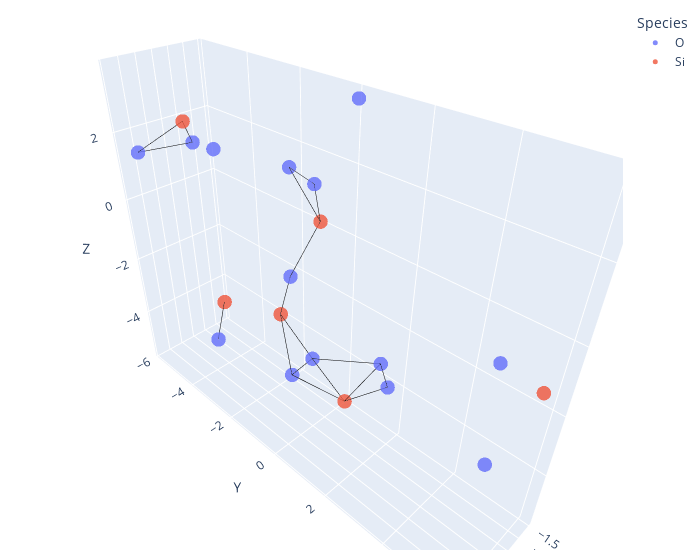
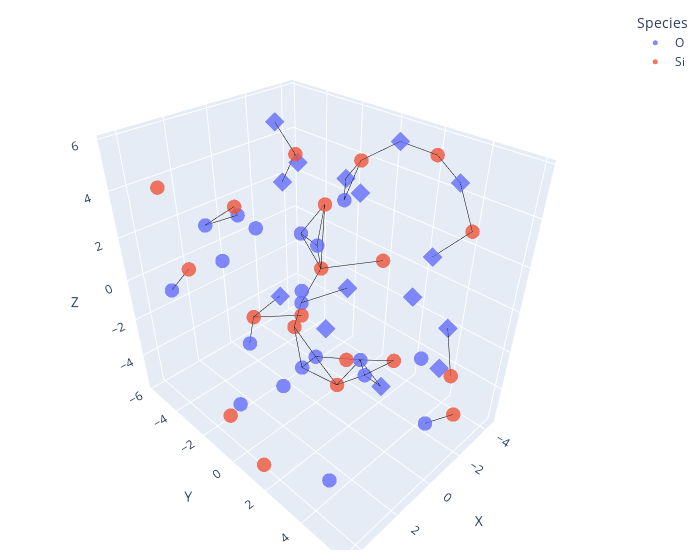
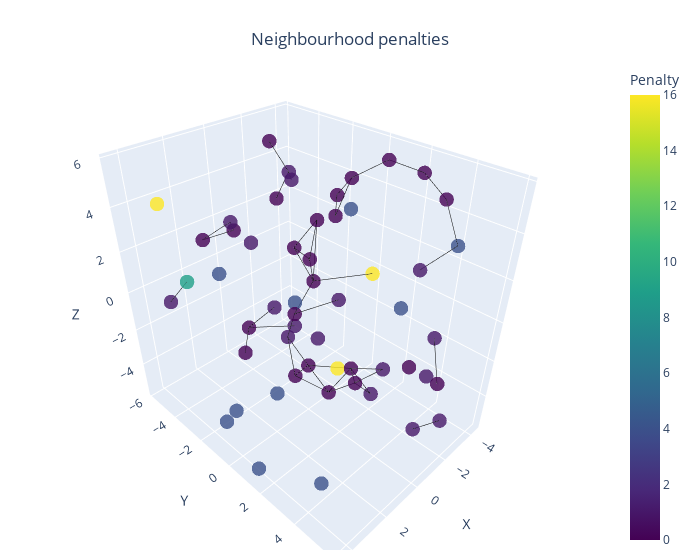
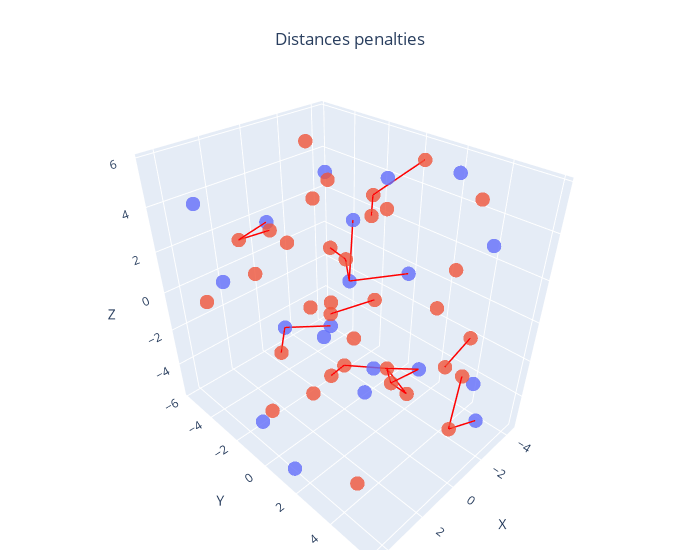

Notebook cell for these charts, in order:
### Code cell
ea_x.plot_fitness()
ea_x.plot_similarity()

best_solution_x = ea_x.get_best_solution()

plot_atoms(best_solution_x, atom_species_by_index, atom_species_by_symbol)
plot_solution_with_walls((wall_left, wall_right), best_solution_x, atom_species_by_index, atom_species_by_symbol)
plot_neighbourhood_penalties(np.concat([wall_left, wall_right, best_solution_x]), atom_species_by_index, atom_species_by_symbol, cluster_size, cluster_size, cluster_size)
plot_distances_penalties(np.concat([wall_left, wall_right, best_solution_x]), atom_species_by_index, atom_species_by_symbol)
